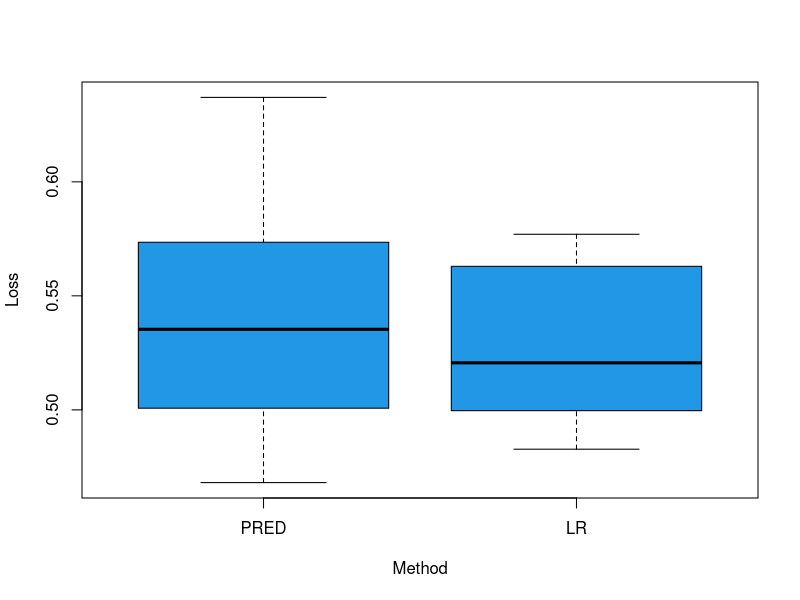
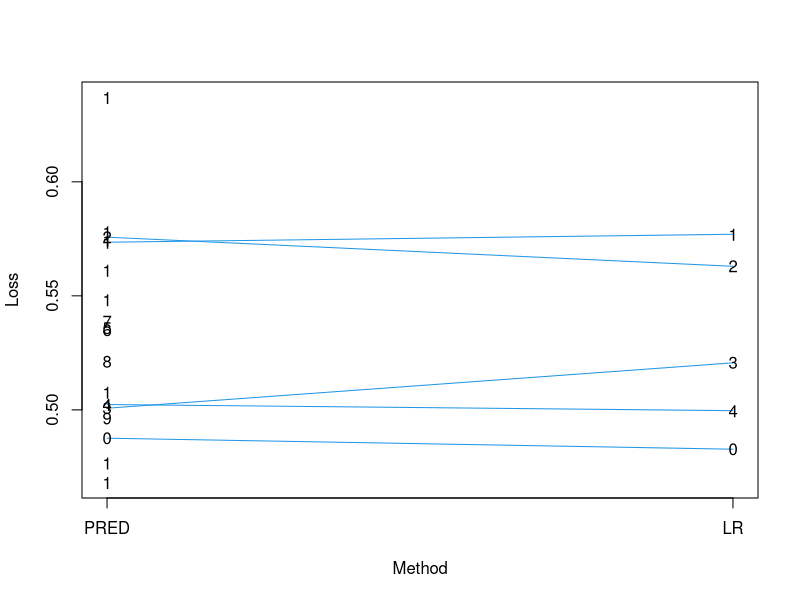
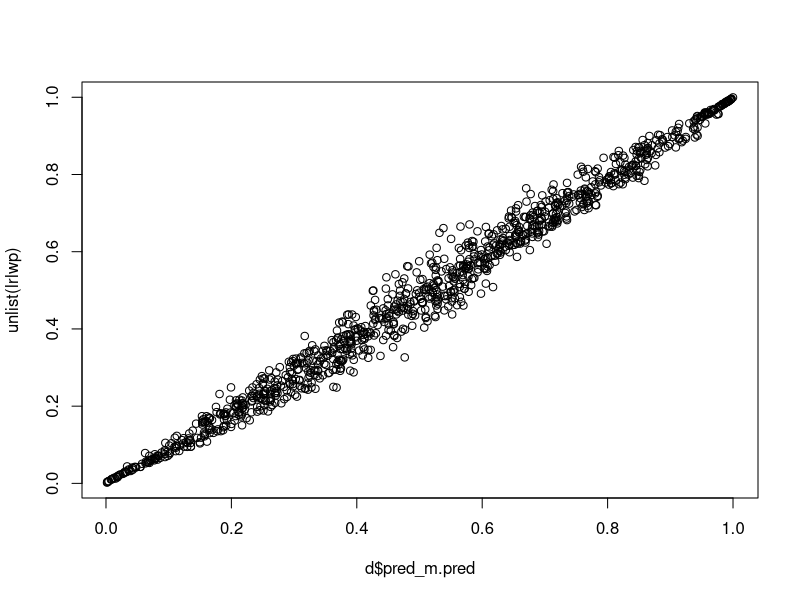

Reproduce these figures in R, in order.
d=read.csv("../data/ModelsAndPreviousSeason.csv")
head(d)
names(d)

dsr=(d$lower.seed-d$upper.seed)/sqrt(as.numeric(d$round))
x=log(d$pred_m.pred/(1-d$pred_m.pred))
y=d$lo_win
o=glm(y~x+dsr,family=binomial(link=logit))
summary(o)

#To generate predictions for this year, use
#b=coef(o)
#LowWinProb=1/(1+exp(-b[1]-b[2]*xtest-b[3]*dsrtest))
#where xtest is the logit of Jarad's pred for this season's
#matchups and dsrtest is
#(seed of lower id - seed of upper id)/sqrt(round).

loss=function(y,yhat){
  -mean(y*log(yhat)+(1-y)*log(1-yhat))
}


years=unique(d$year)
years
nyears=length(years)
dyear=d$year

####Leave-one-year-out CV

predlwp=list()
length(predlwp)=nyears
lrlwp=predlwp
predloss=rep(0,nyears)
lrloss=rep(0,nyears)

for(i in 1:nyears){
  xtrain=x[dyear!=years[i]]
  dsrtrain=dsr[dyear!=years[i]]
  xtest=x[dyear==years[i]]
  dsrtest=dsr[dyear==years[i]]
  ytrain=y[dyear!=years[i]]
  ytest=y[dyear==years[i]]
  o=glm(ytrain~xtrain+dsrtrain,family=binomial(link=logit))
  b=coef(o)
  lrlwp[[i]]=1/(1+exp(-b[1]-b[2]*xtest-b[3]*dsrtest))
  predlwp[[i]]=d$pred_m.pred[dyear==years[i]]
  lrloss[i]=loss(y=ytest,yhat=lrlwp[[i]])
  predloss[i]=loss(y=ytest,yhat=predlwp[[i]])
}

boxplot(predloss,lrloss,
        axes=F,ylab="Loss",xlab="Method",col=4)
axis(2)
axis(1,labels=c("PRED","LR"),at=1:2)
box()

losses=cbind(predloss,lrloss)
plot(rep(1:2,each=nyears),losses,pch=" ",
        axes=F,ylab="Loss",xlab="Method")
axis(2)
axis(1,labels=c("PRED","LR"),at=1:2)

for(i in 1:nyears){
  lines(1:2,losses[i,],col=4)
  points(1:2,losses[i,],pch=paste(i-1))
}
box()

mean(lrloss<predloss)
mean(lrloss)

plot(d$pred_m.pred,unlist(lrlwp))